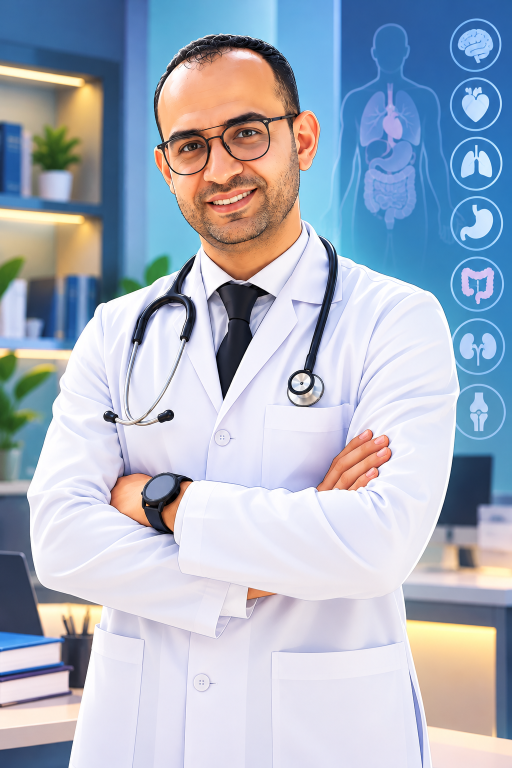
#> input picture ibs-reel/assets/doctor.png, 1024 x 1536 px (shown at 1/2 size)
$ python cutout.py
#> lines starting #> are read from the running program, lines starting #| are printed output that depends on the picture; after the words box and inside, x2 and y2 are one past the last pixel; in counts of white or black regions, pixels touching at a corner belong together
"""Cut the doctor out of assets/doctor.png -> assets/doctor_cutout.png (transparent).

Colour classification (white coat, dark hair/clothes, skin) constrained by a hand-drawn
region polygon, then morphological clean-up and a soft edge. Deterministic.
"""
import os
import numpy as np
from PIL import Image, ImageDraw, ImageFilter
from scipy import ndimage as ndi

ROOT = os.path.dirname(os.path.dirname(os.path.abspath(__file__)))
im = Image.open(os.path.join(ROOT, 'assets/doctor.png')).convert('RGB')
#> im is the input picture: PIL image 1024x1536 RGB; mean R, G, B 169.4, 178.8, 195.1
W, H = im.size
#> W = 1024; H = 1536
a = np.asarray(im).astype(np.float32) / 255
hsv = np.asarray(im.convert('HSV')).astype(np.float32) / 255
h, s, v = hsv[..., 0] * 360, hsv[..., 1], hsv[..., 2]
r, g, b = a[..., 0], a[..., 1], a[..., 2]
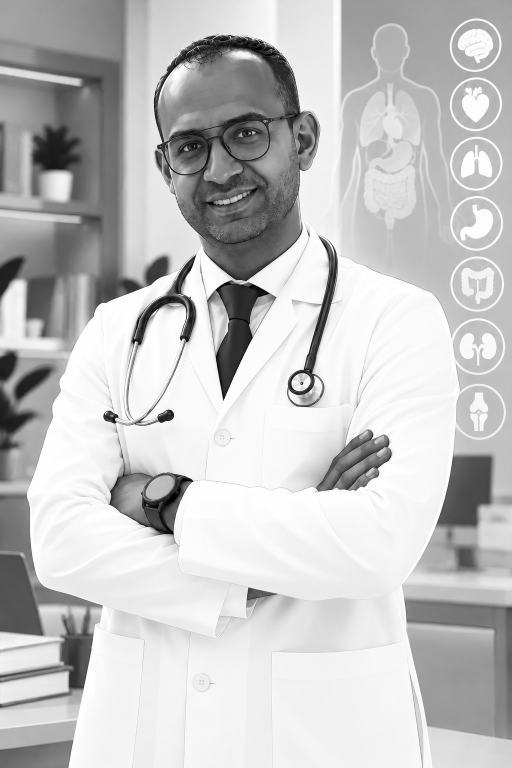
#> b: shape (1536, 1024) float32 (shown at 1/2 size); min 0, max 1, mean 0.765

coat = (s < 0.22) & (v > 0.62)
#> coat: shape (1536, 1024) bool; 49.4% white; 398 white regions (330 under 20 px), largest, box (x1, y1, x2, y2) and area: (0, 390, 1024, 1536) 724623, (0, 184, 97, 391) 7000, (0, 1342, 139, 1409) 5907
yy = np.arange(H)[:, None] * np.ones((1, W))
coat &= (yy < 640) | (r - b < 0.03)  # below the shoulders keep only the cool white coat, not warm desk/shelf lights
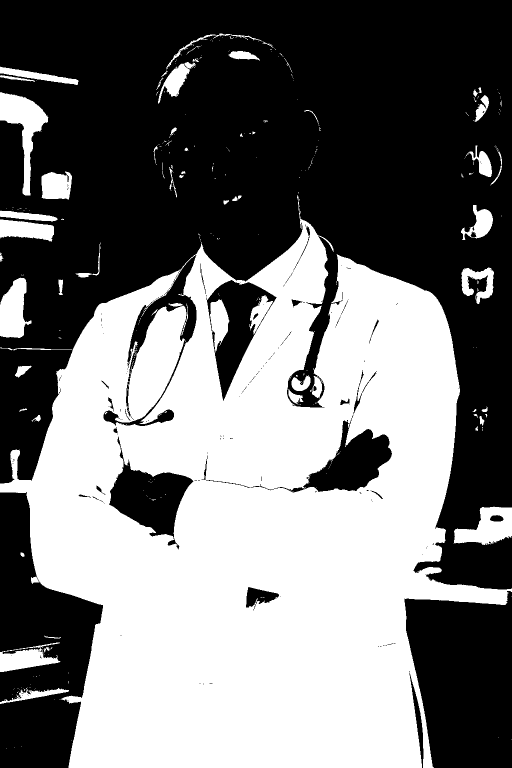
#> coat: shape (1536, 1024) bool (shown at 1/2 size); 46.4% white; 357 white regions (296 under 20 px), largest, box (x1, y1, x2, y2) and area: (0, 390, 1024, 1536) 680459, (0, 184, 97, 391) 7000, (907, 1013, 1024, 1090) 5466
dark = (v < 0.28)
#> dark: shape (1536, 1024) bool; 2.5% white; 411 white regions (363 under 20 px), largest, box (x1, y1, x2, y2) and area: (431, 561, 539, 800) 10032, (308, 71, 601, 285) 7026, (576, 473, 674, 790) 3862
skin = (h > 8) & (h < 40) & (s > 0.18) & (s < 0.62) & (v > 0.3) & (r > b + 0.08)
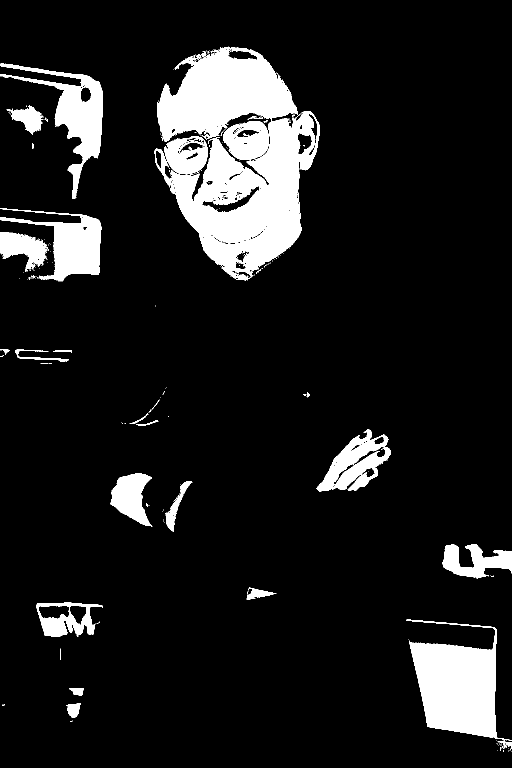
#> skin: shape (1536, 1024) bool (shown at 1/2 size); 11.2% white; 216 white regions (182 under 20 px), largest, box (x1, y1, x2, y2) and area: (309, 93, 640, 561) 81486, (813, 1239, 1024, 1481) 26968, (0, 127, 206, 398) 13315
fg = coat | dark | skin
#> fg: shape (1536, 1024) bool; 59.9% white; 1452 black regions (1300 under 20 px), largest, box (x1, y1, x2, y2) and area: (0, 0, 1024, 1179) 498451, (0, 984, 202, 1536) 56100, (809, 1182, 1024, 1480) 24336

# Region the doctor can occupy (generous); background art outside it is discarded.
region = Image.new('L', (W, H), 0)
#> region: PIL image 1024x1536 L; every value is 0
ImageDraw.Draw(region).polygon([
    (445, 50), (330, 95), (292, 190), (296, 300), (318, 380), (350, 450), (370, 505),
    (215, 590), (110, 690), (64, 840), (58, 1000), (95, 1160), (150, 1200), (188, 1255), (188, H), (840, H), (845, 1250),
    (835, 1190), (845, 1060), (893, 1000), (925, 850), (915, 690), (870, 590), (720, 525), (615, 465), (628, 410), (652, 330), (650, 240),
    (610, 205), (590, 120), (520, 70)], fill=255)
#> region: PIL image 1024x1536 L; 56.1% white; 1 black region, box (x1, y1, x2, y2) and area: (0, 0, 1024, 1536) 690344
region = np.asarray(region) > 0
fg &= region
#> fg: shape (1536, 1024) bool; 51.4% white; 1328 black regions (1194 under 20 px), largest, box (x1, y1, x2, y2) and area: (0, 0, 1024, 1536) 731942, (233, 873, 353, 1004) 3326, (502, 829, 707, 985) 2209

fg = ndi.binary_opening(fg, iterations=2)
#> fg: shape (1536, 1024) bool; 50.8% white; 646 black regions (563 under 20 px), largest, box (x1, y1, x2, y2) and area: (0, 0, 1024, 1536) 746389, (218, 873, 368, 1026) 3901, (502, 829, 707, 985) 2399
lab, n = ndi.label(fg)
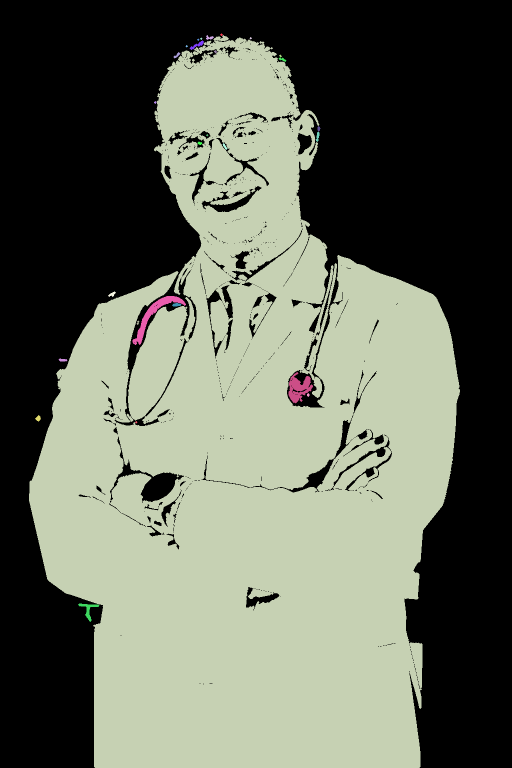
#> lab: shape (1536, 1024) int32 (shown at 1/2 size); 29 distinct labels, from 0 to 28; one colour per label, 0 black
#> n = 28
sizes = ndi.sum(fg, lab, range(1, n + 1))
#> sizes = 28 values, max 794323 at index 2, min 13 at index 3, mean 28550.1
keep = np.zeros(n + 1, bool); keep[1:] = sizes > 4000
fg = keep[lab]
#> fg: shape (1536, 1024) bool; 50.5% white; 634 black regions (552 under 20 px), largest, box (x1, y1, x2, y2) and area: (0, 0, 1024, 1536) 751437, (218, 873, 368, 1026) 3901, (502, 829, 707, 985) 2399
fg = ndi.binary_closing(fg, iterations=6)
#> fg: shape (1536, 1024) bool; 51.8% white; 28 black regions, largest, box (x1, y1, x2, y2) and area: (0, 0, 1024, 1536) 739688, (255, 575, 377, 738) 4995, (574, 741, 638, 815) 3395
fg = ndi.binary_fill_holes(fg)
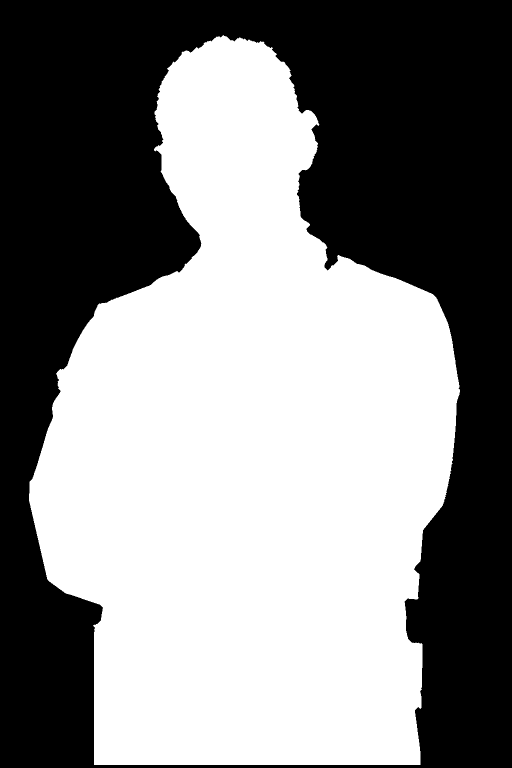
#> fg: shape (1536, 1024) bool (shown at 1/2 size); 53% white; 1 black region, box (x1, y1, x2, y2) and area: (0, 0, 1024, 1536) 739688
lab, n = ndi.label(fg)
#> n = 1
sizes = ndi.sum(fg, lab, range(1, n + 1))
#> sizes = [833176]
fg = lab == (1 + int(np.argmax(sizes)))

alpha = Image.fromarray((fg * 255).astype(np.uint8)).filter(ImageFilter.GaussianBlur(1.6))
out = im.convert('RGBA'); out.putalpha(alpha)
out.save(os.path.join(ROOT, 'assets/doctor_cutout.png'))
# review image on a flat colour
chk = Image.new('RGBA', (W, H), (255, 140, 40, 255)); chk.alpha_composite(out)
#> after `chk = Image.new('RGBA', (W, H), (255, 140, 40, 255))`:
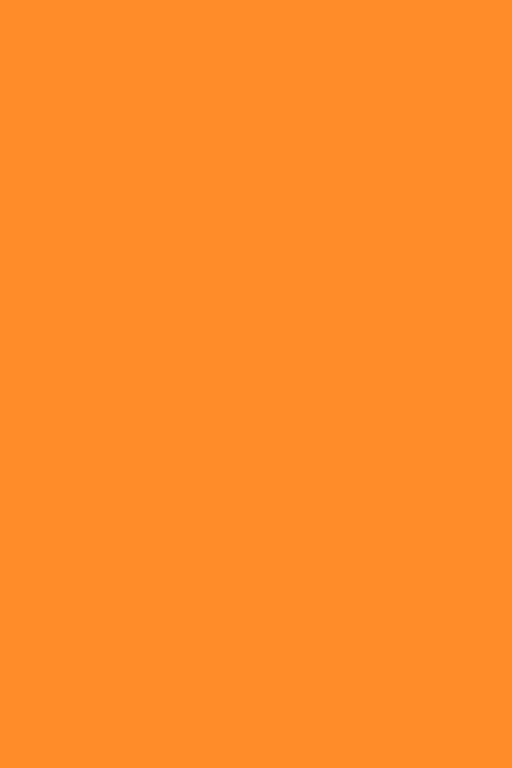
#> chk: PIL image 1024x1536 RGBA (shown at 1/2 size); mean R, G, B, A 255, 140, 40, 255
chk.convert('RGB').resize((W // 2, H // 2)).save(os.path.join(ROOT, 'out/cutout_check.png'))
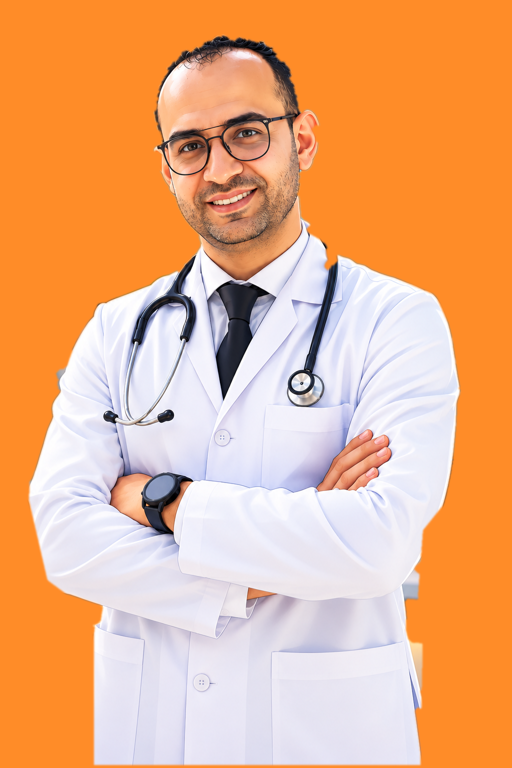
#> saved as cutout_check.png: PIL image 512x768 RGB; mean R, G, B 235.4, 175.7, 132.1
print('wrote assets/doctor_cutout.png')
